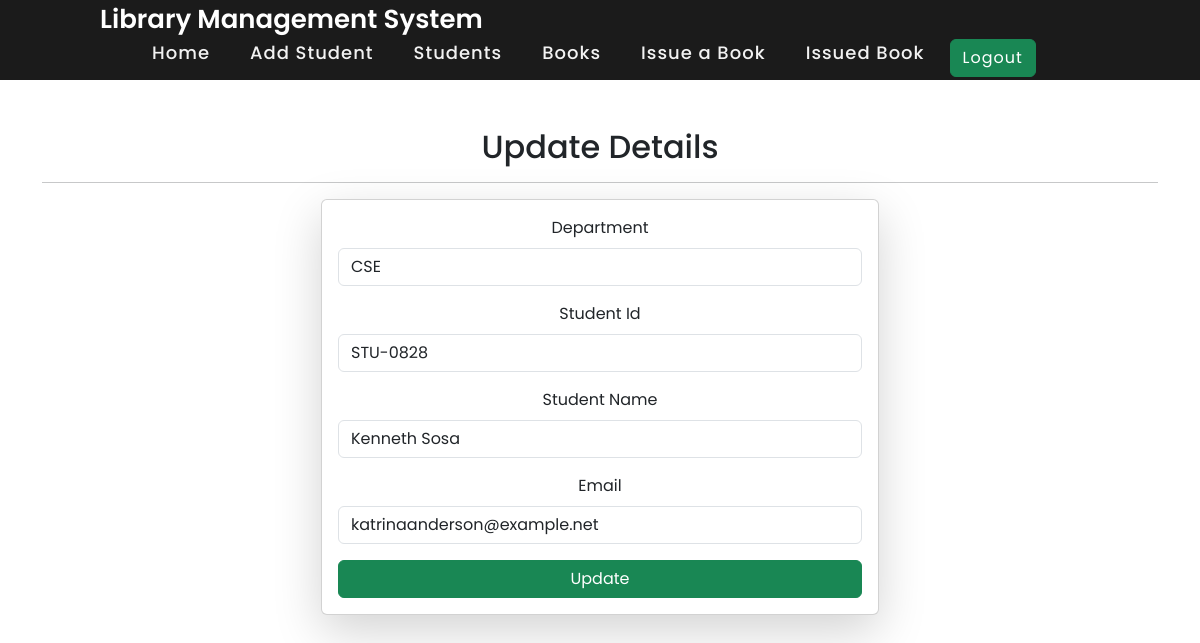
The app's page /update-student/24/ (signed in) with its own data.
### library_app/models.py (models this page shows, shortened)
class Student_information(models.Model):
    department=models.ForeignKey(Department, related_name="depart", on_delete=models.CASCADE)
    student_id=models.OneToOneField(StudentID, related_name="studentid", on_delete=models.CASCADE, default=True)
    student_name = models.CharField(max_length=100)
    student_email = models.EmailField(default=True)
    class Meta:
        ordering=['student_name']
        verbose_name="student"

class Department(models.Model):
    department = models.CharField(max_length=100)
    def __str__(self)->str:
        return f"{self.department}"
    class Meta:
        ordering=['department']

class StudentID(models.Model):
    student_id=models.CharField(max_length=100)
    def __str__(self)->str:
        return self.student_id

### library_app/frontviews.py (the view, shortened to what this page needs)
# urls.py: path('update-student/<id>/', update_student, name='update_student'),
@login_required(login_url="/login/")
def update_student(request, id):
    queryset = Student_information.objects.get(id=id)
    context={'student_data':queryset}
    return render(request,'frontend/edit_student_data.html',context)

### library_app/templates/frontend/edit_student_data.html (shortened to what this page needs)
{% extends 'frontend/base.html' %}
{% block content %}
<div class="container mt-5">
    <h2>Update Details</h2>
    <hr>
    <form class="col-6 mx-auto card p-3 shadow-lg" method="post">
        <div class="mb-3">
          <label for="exampleInputEmail1" class="form-label">Department</label>
          <input name="department" value="{{student_data.department}}" required type="text" class="form-control">
        </div>
        <div class="mb-3">
          <label for="exampleInputEmail1" class="form-label">Student Id</label>
          <input name="student_id" value="{{student_data.student_id}}" required type="text" class="form-control">
        </div>
        <div class="mb-3">
          <label for="exampleInputEmail1" class="form-label">Student Name</label>
          <input name="student_name" value="{{student_data.student_name}}" required type="text" class="form-control">
        </div>
        <div class="mb-3">
          <label for="exampleInputPassword1" class="form-label">Email</label>
          <input type="email" class="form-control" value="{{student_data.student_email}}" id="exampleInputEmail1" aria-describedby="emailHelp">
        </div>
        <button type="submit" class="btn btn-success">Update</button>
      </form>
</div>
{% endblock %}

### library_app/static/c.css (style rules this page uses)
* { margin: 0; padding: 0; box-sizing: border-box; font-family: 'Poppins', sans-serif; }

### library_app/templates/frontend/base.html (style rules this page uses)
body { background-image: url('https://images.unsplash.com/photo-1579546929518-9e396f3cc809?ixlib=rb-4.0.3&ixid=M3wxMjA3fDB8MHxleHBsb3JlLWZlZWR8MXx8fGVufDB8fHx8fA%3D%3D&w=1000&q=80'); background-size: cover; background-position: center; background-repeat: no-repeat; text-align:center }

### records on screen
Student_information: department "CSE", student_id "STU-0828", student_name "Kenneth Sosa", student_email "katrinaanderson@example.net"
